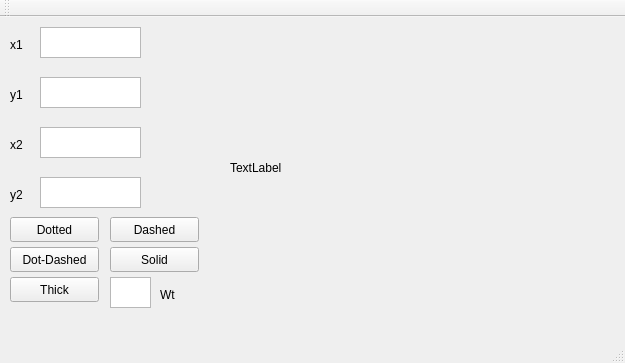
<?xml version="1.0" encoding="UTF-8"?>
<ui version="4.0">
 <class>MainWindow</class>
 <widget class="QMainWindow" name="MainWindow">
  <property name="geometry">
   <rect>
    <x>0</x>
    <y>0</y>
    <width>625</width>
    <height>363</height>
   </rect>
  </property>
  <property name="windowTitle">
   <string>MainWindow</string>
  </property>
  <widget class="QWidget" name="centralWidget">
   <widget class="QTextEdit" name="textEdit">
    <property name="geometry">
     <rect>
      <x>40</x>
      <y>10</y>
      <width>101</width>
      <height>31</height>
     </rect>
    </property>
   </widget>
   <widget class="QTextEdit" name="textEdit_2">
    <property name="geometry">
     <rect>
      <x>40</x>
      <y>60</y>
      <width>101</width>
      <height>31</height>
     </rect>
    </property>
   </widget>
   <widget class="QTextEdit" name="textEdit_3">
    <property name="geometry">
     <rect>
      <x>40</x>
      <y>110</y>
      <width>101</width>
      <height>31</height>
     </rect>
    </property>
   </widget>
   <widget class="QTextEdit" name="textEdit_4">
    <property name="geometry">
     <rect>
      <x>40</x>
      <y>160</y>
      <width>101</width>
      <height>31</height>
     </rect>
    </property>
   </widget>
   <widget class="QLabel" name="label">
    <property name="geometry">
     <rect>
      <x>10</x>
      <y>20</y>
      <width>21</width>
      <height>16</height>
     </rect>
    </property>
    <property name="text">
     <string>x1</string>
    </property>
   </widget>
   <widget class="QLabel" name="label_2">
    <property name="geometry">
     <rect>
      <x>10</x>
      <y>70</y>
      <width>21</width>
      <height>16</height>
     </rect>
    </property>
    <property name="text">
     <string>y1</string>
    </property>
   </widget>
   <widget class="QLabel" name="label_3">
    <property name="geometry">
     <rect>
      <x>10</x>
      <y>120</y>
      <width>21</width>
      <height>16</height>
     </rect>
    </property>
    <property name="text">
     <string>x2</string>
    </property>
   </widget>
   <widget class="QLabel" name="label_4">
    <property name="geometry">
     <rect>
      <x>10</x>
      <y>170</y>
      <width>21</width>
      <height>16</height>
     </rect>
    </property>
    <property name="text">
     <string>y2</string>
    </property>
   </widget>
   <widget class="QPushButton" name="pushButton">
    <property name="geometry">
     <rect>
      <x>10</x>
      <y>200</y>
      <width>89</width>
      <height>25</height>
     </rect>
    </property>
    <property name="text">
     <string>Dotted</string>
    </property>
   </widget>
   <widget class="QLabel" name="label_5">
    <property name="geometry">
     <rect>
      <x>230</x>
      <y>20</y>
      <width>321</width>
      <height>261</height>
     </rect>
    </property>
    <property name="text">
     <string>TextLabel</string>
    </property>
   </widget>
   <widget class="QPushButton" name="pushButton_2">
    <property name="geometry">
     <rect>
      <x>110</x>
      <y>200</y>
      <width>89</width>
      <height>25</height>
     </rect>
    </property>
    <property name="text">
     <string>Dashed</string>
    </property>
   </widget>
   <widget class="QPushButton" name="pushButton_3">
    <property name="geometry">
     <rect>
      <x>10</x>
      <y>230</y>
      <width>89</width>
      <height>25</height>
     </rect>
    </property>
    <property name="text">
     <string>Dot-Dashed</string>
    </property>
   </widget>
   <widget class="QPushButton" name="pushButton_4">
    <property name="geometry">
     <rect>
      <x>10</x>
      <y>260</y>
      <width>89</width>
      <height>25</height>
     </rect>
    </property>
    <property name="text">
     <string>Thick</string>
    </property>
   </widget>
   <widget class="QPushButton" name="pushButton_5">
    <property name="geometry">
     <rect>
      <x>110</x>
      <y>230</y>
      <width>89</width>
      <height>25</height>
     </rect>
    </property>
    <property name="text">
     <string>Solid</string>
    </property>
   </widget>
   <widget class="QTextEdit" name="textEdit_5">
    <property name="geometry">
     <rect>
      <x>110</x>
      <y>260</y>
      <width>41</width>
      <height>31</height>
     </rect>
    </property>
   </widget>
   <widget class="QLabel" name="label_6">
    <property name="geometry">
     <rect>
      <x>160</x>
      <y>270</y>
      <width>21</width>
      <height>16</height>
     </rect>
    </property>
    <property name="text">
     <string>Wt</string>
    </property>
   </widget>
  </widget>
  <widget class="QMenuBar" name="menuBar">
   <property name="geometry">
    <rect>
     <x>0</x>
     <y>0</y>
     <width>625</width>
     <height>28</height>
    </rect>
   </property>
  </widget>
  <widget class="QToolBar" name="mainToolBar">
   <attribute name="toolBarArea">
    <enum>TopToolBarArea</enum>
   </attribute>
   <attribute name="toolBarBreak">
    <bool>false</bool>
   </attribute>
  </widget>
  <widget class="QStatusBar" name="statusBar"/>
 </widget>
 <layoutdefault spacing="6" margin="11"/>
 <resources/>
 <connections/>
</ui>
